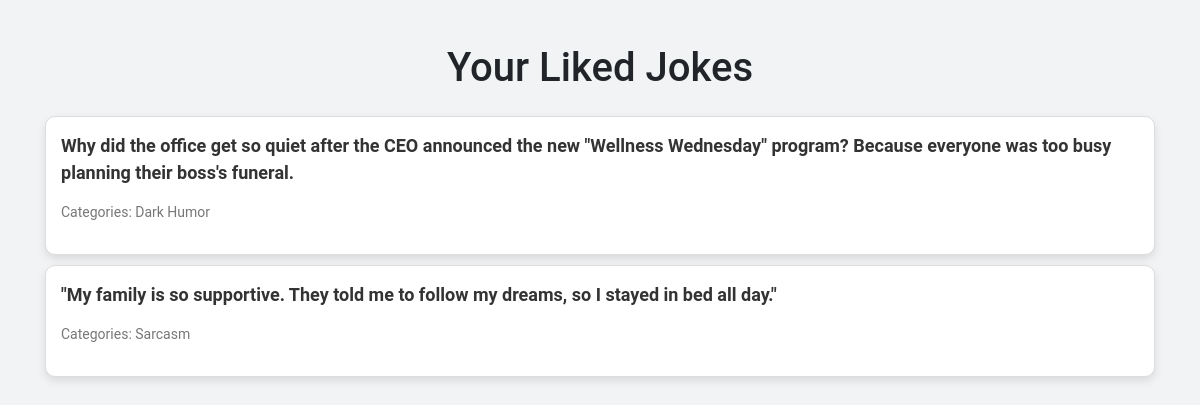
Page /liked-jokes/ (signed in) on the committed database.
### myapp/models.py (models this page shows, shortened)
class JokeFeedback(models.Model):
    FEEDBACK_CHOICES = (
        ('like', 'Like'),
        ('dislike', 'Dislike'),
    )
    user = models.ForeignKey(User, on_delete=models.CASCADE)
    joke = models.ForeignKey(Joke, on_delete=models.CASCADE)
    feedback_type = models.CharField(max_length=10, choices=FEEDBACK_CHOICES)
    class Meta:
        unique_together = ('user', 'joke')

class Joke(models.Model):
    joke_text = models.TextField()
    categories = models.CharField(max_length=255)
    created_at = models.DateTimeField(auto_now_add=True)

### myapp/views.py (the view)
# urls.py: path('liked-jokes/', views.liked_jokes, name='liked_jokes'),
@login_required(login_url='login')  # Specify the URL to redirect to if not logged in
def liked_jokes(request):
    liked_jokes = JokeFeedback.objects.filter(user=request.user, feedback_type='like').select_related('joke')
    context = {
        'liked_jokes': liked_jokes,
    }
    return render(request, 'liked_jokes.html', context)

### myapp/templates/liked_jokes.html (shortened to what this page needs)
{% load static %}
<!DOCTYPE html>
<html lang="en">
<head>
    <link href="https://stackpath.bootstrapcdn.com/bootstrap/4.5.2/css/bootstrap.min.css" rel="stylesheet">
</head>
<body>
    <div class="container">
        <h1 class="text-center mt-4">Your Liked Jokes</h1>
        {% if liked_jokes %}
            <div class="mt-4">
                {% for feedback in liked_jokes %}
                    <div class="joke-container">
                        <p class="joke-text">{{ feedback.joke.joke_text }}</p>
                        <p class="categories">Categories: {{ feedback.joke.categories }}</p>
                    </div>
                {% endfor %}
            </div>
        {% else %}
            <p class="no-jokes-message">You haven't liked any jokes yet!</p>
        {% endif %}
    </div>
</body>
</html>

### myapp/templates/liked_jokes.html (style rules this page uses)
body { background-color: #f1f3f4; font-family: 'Roboto', sans-serif; padding: 20px; }
.joke-container { border: 1px solid #ddd; border-radius: 10px; padding: 15px; margin-bottom: 10px; background-color: #fff; box-shadow: 0 4px 8px rgba(0, 0, 0, 0.1); transition: box-shadow 0.3s ease; }
.joke-text { font-size: 18px; font-weight: bold; color: #333; }
.categories { font-size: 14px; color: #777; }

### rows in the picture
JokeFeedback: joke.joke_text "Why did the office get so quiet after the CEO announced the new \"Wellness Wednesday\" program? Because everyone was too busy planning their boss's funeral.", joke.categories "Dark Humor"
JokeFeedback: joke.joke_text "\"My family is so supportive. They told me to follow my dreams, so I stayed in bed all day.\"", joke.categories "Sarcasm"
